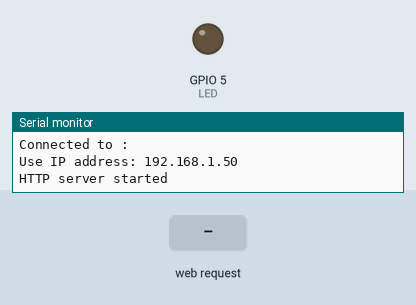
Simulated run of this program. Board: ESP8266 (NodeMCU). Parts: output pins drawn as LEDs (lit = HIGH), the last lines printed to the serial monitor. Inputs (shaded band) come from the test bench. WiFi joins after 1.5 s; servers stay silent unless stated; random numbers use the default seed unless the program sets one.

Above: at 2.7 s.
2.8 s: HTTP request GET /setLED?LEDstate=1 received
At 3.9 s:
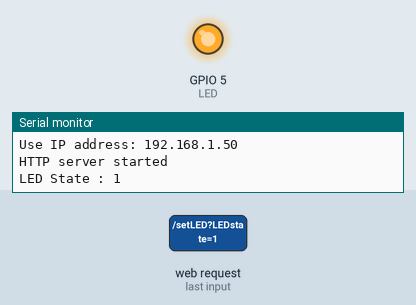
4.3 s: HTTP request GET /setLED received
At 5.1 s:
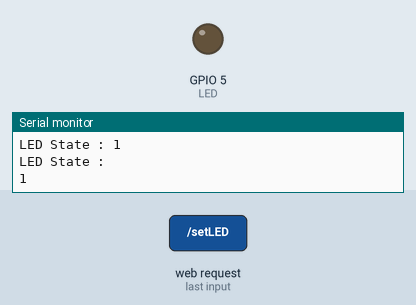
Timing chart, 0 to 7.3 s (numbered marks = the images above; inputs shaded):
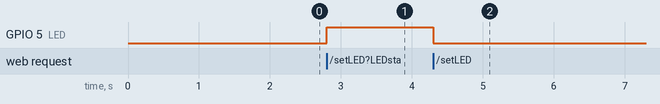

The program:

main.cpp
```cpp
#include <Arduino.h>
#include <ESP8266WiFi.h>
#include <ESP8266WebServer.h>
#include <WiFiClient.h>
#include "index.h" //Our HTML webpage contents with javascripts
#define LED 5      //On board LED

ESP8266WebServer server(80);

int count; // global counter for diagnostics

//SSID and Password of your WiFi router
const char *ssid = "";
const char *password = "";

//===================================================================
// This routine is executed when you open a browser at the IP address
//===================================================================
void handleRoot()
{
  String s = MAIN_page;             //Display HTML contents
  server.send(200, "text/html", s); //Send web page
}

void value1()
{ // This function is called by the script to update the sensor value, in this example random data!
  String randomNum_value = String((float)random(1, 300) / 10, 2);
  server.send(200, "text/plain", randomNum_value); //Send sensor reading when there's a client ajax request
}

void value2()
{                                                                          // This function is called by the script to update the sensor value, in this example random data!
  server.send(200, "text/plain", String((float)random(501, 523) / 10, 2)); //Send sensor reading when there's a client ajax request
}

void value3()
{                                                                              // This function is called by the script to update the sensor value, in this example random data!
  server.send(200, "text/plain", String((float)random(10161, 10169) / 10, 2)); //Send sensor reading when there's a client ajax request
}
void handleLED()
{
  String ledState = "OFF";
  String t_state = server.arg("LEDstate"); //Refer  xhttp.open("GET", "setLED?LEDstate="+led, true);
  Serial.print("LED State : ");
  Serial.println(t_state);
  if (t_state == "1")
  {
    digitalWrite(LED, HIGH); //LED ON
    ledState = "ON";         //Feedback parameter
  }
  else
  {
    digitalWrite(LED, LOW); //LED OFF
    ledState = "OFF";       //Feedback parameter
  }

  server.send(200, "text/plane", ledState); //Send web page
}
void setup(void)
{
  Serial.begin(115200);
  WiFi.mode(WIFI_STA);        // Connect to your wifi
  WiFi.begin(ssid, password); // Start the Wi-Fi services

  //Onboard LED port Direction output
  pinMode(LED, OUTPUT);

  while (WiFi.waitForConnectResult() != WL_CONNECTED)
  {
    Serial.print(".");
  } // Wait for WiFi to connect
  Serial.println("\nConnected to : " + String(ssid));
  Serial.print("Use IP address: ");
  Serial.println(WiFi.localIP()); //IP address assigned to your ESP
  //----------------------------------------------------------------
  server.on("/", handleRoot); // This displays the main webpage, it is called when you open a client connection on the IP address using a browser
  server.on("/setLED", handleLED);
  server.on("/value1", value1); // To update Temperature called by the function getSensorData
  server.on("/value2", value2); // To update Humidity called by the function getSensorData
  server.on("/value3", value3); // To update Pressure called by the function getSensorData
  //----------------------------------------------------------------
  server.begin(); // Start the webserver
  Serial.println("HTTP server started");
}

void loop(void)
{
  server.handleClient(); // Keep checking for a client connection
  if (millis() % 5000 == 0)
  {
    count++;
    Serial.println(count);
  } // Display a serial diagnostic print to check its running
  delay(1);
}
```

index.h
```cpp
const char MAIN_page[] PROGMEM = R"=====(
<!DOCTYPE html>
<html>
  <style>
    .displayobject
    {
       font-family: sans-serif;
       margin: auto;
       text-align: center;
       width: 50%;
       border: 3px solid #000000;
       padding: 10px;
       background: #558ED5;
    }
    h1 {
      font-size: 36px;
      color: black;
    }
    h4 {
      font-size: 30px;
      color: white;
    }
    .demo
    {
       font-family: sans-serif;
       margin: auto;
       text-align: center;
       width: 50%;
       border: 3px solid #000000;
       padding: 10px;
       background: #558ED5;
    }
    h1 {
      font-size: 36px;
      color: black;
    }
    h4 {
      font-size: 30px;
      color: white;
    }
  </style>
  <body>
    <div class="demo">
      <h1>AJAX Multiple Values</h1><br>
      <button type="button" onclick="sendData(1)">LED ON</button>
      <button type="button" onclick="sendData(0)">LED OFF</button><BR>
      </div>

     <div class = "displayobject">
      <br>LED State is : <span id="LEDState">NA</span>
       <h4>Value 1 : <span id="value1">0</span>&deg</h4>
       <h4>Value 2 : <span id="value2">0</span>%</h4>
       <h4>Value 3: <span id="value3">0</span>hPa</h4><br>
     </div>
     <script>
       setInterval(function() {getSensorData();}, 1000); // Call the update function every set interval e.g. 1000mS or 1-sec


       function sendData(led)
{
  /*
      new XMLHttpRequest();
        - Reference link : https://www.w3schools.com/js/js_ajax_http.asp
        - Used to exchange data with webserver behind the scenes
  */

  // Create XMLHttpRequest Object
  var xhttp = new XMLHttpRequest();
  /*
      Define a Callback Function xhttp.onreadystatechange = function()
        - xhttp.onreadystatechange = function()
        - What's a callback function
          - A function that's passed as a parameter to another function
          - Should have the code to execute when the response is ready
  */

  // Another callback function
  xhttp.onreadystatechange = function()
  {
    if (this.readyState == 4 && this.status == 200)
    {
      /*
        this.readyState
          - Reference : https://developer.mozilla.org/en-US/docs/Web/API/XMLHttpRequest/readyState
          - Returns the state an XMLHttpRequest client
          - Value |	  State	           |  Description
            -------------------------------------------------------------------------------------------
            0	    |   UNSENT	         |  Client has been created. open() not called yet.
            1	    |   OPENED	         |  open() has been called.
            2	    |   HEADERS_RECEIVED |  send() has been called, and headers and status are available.
            3	    |   LOADING	         |  Downloading; responseText holds partial data.
            4	    |   DONE	           |  The operation is complete.

        this.status
            - 200: "OK"
            - 403: "Forbidden"
            - 404: "Page not found"

            getElementById()
            - Used every time you want to manipulate/get info
              from an element in your document

            this.responseText
              -Returns the server response as a JavaScript string
              - Contains content from the requested URL using the XMLHttpRequest
              -
      */
      document.getElementById("LEDState").innerHTML =
      this.responseText;
    }
  };
  /*
      xhttp.open()
        - Reference link : https://www.w3schools.com/xml/ajax_xmlhttprequest_send.asp
        - What does it do
          - Sends request to server
        - Parameters
          - open(method,url,async)
            - Specifies the type of request
            - Method : The type of request -> GET or POST
            - URL    : The server (file) location
            - Async : true (Asynchronous) | false (synchronous)
          - The '+led'
            - Is considered a 'Unique ID'
            - Used to avoid getting a cahced result
              - cahced result : Area of memory that stores the result of a
                DB query/query block for resue
  */
  xhttp.open("GET", "setLED?LEDstate="+led, true);
  /*
    xhttp.send();
      - send()
        - Sends request to server
        - Used for GET requests
      - send(string)
        - Sends request to server
        - Used for POST requests
  */
  xhttp.send();
}

       function getSensorData() {
          var xhttp = new XMLHttpRequest();
          xhttp.onreadystatechange = function() {
          if (this.readyState == 4 && this.status == 200) {
            document.getElementById("value1").innerHTML = this.responseText;
          }
        };
        xhttp.open("GET", "value1", true);
        xhttp.send();
        //~~~~~~~~~~~~~~~~~~~~~~~~~~~~~~~~~~~~~~~~~~~~~~~~~~
        var xhttp = new XMLHttpRequest();
        xhttp.onreadystatechange = function() {
          if (this.readyState == 4 && this.status == 200) {
            document.getElementById("value2").innerHTML = this.responseText;
          }
        };
        xhttp.open("GET", "value2", true);
        xhttp.send();
        //~~~~~~~~~~~~~~~~~~~~~~~~~~~~~~~~~~~~~~~~~~~~~~~~~~
        var xhttp = new XMLHttpRequest();
        xhttp.onreadystatechange = function() {
          if (this.readyState == 4 && this.status == 200) {
            document.getElementById("value3").innerHTML = this.responseText;}
        };
        xhttp.open("GET", "value3", true);
        xhttp.send();
      }
    </script>
  </body>
</html>
)=====";
```

Measured:
- after the input at 2.8 s, GPIO 5 (LED): LOW → HIGH at once
- after the input at 4.3 s, GPIO 5 (LED): HIGH → LOW at once
